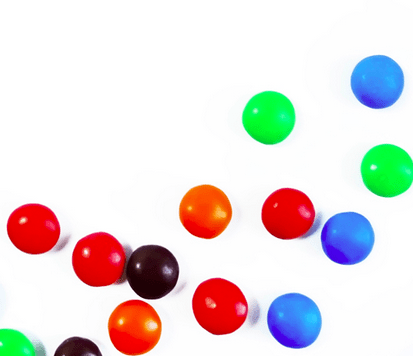
#> input picture smarties.png, 413 x 356 px
$ python 5-ObjectDetection.py
#> lines starting #> are read from the running program, lines starting #| are printed output that depends on the picture; after the words box and inside, x2 and y2 are one past the last pixel; in counts of white or black regions, pixels touching at a corner belong together
# HSV (HUE SATURATION & VALUE)

import cv2
import numpy as np


while(True):
    frame = cv2.imread('smarties.png')
#> frame is the input picture: shape (356, 413, 3); mean B, G, R 219.2, 220.4, 228.9

    hsv = cv2.cvtColor(frame, cv2.COLOR_BGR2HSV)
#> hsv: shape (356, 413, 3); mean H, S, V 31.9, 46.1, 247

    lowerBlue = np.array([82, 51, 51])
    upperBlue = np.array([133, 255, 255])

    mask = cv2.inRange(hsv, lowerBlue, upperBlue)
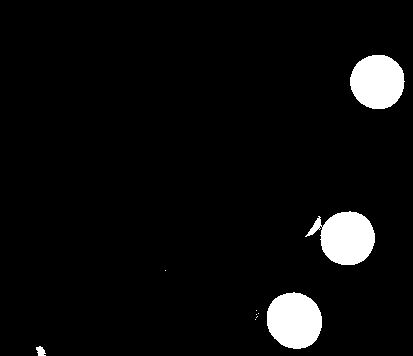
#> mask: shape (356, 413); 5% white; 10 white regions (6 under 20 px), largest, box (x1, y1, x2, y2) and area: (267, 292, 322, 349) 2467, (305, 211, 375, 265) 2455, (350, 55, 405, 109) 2332, (36, 346, 46, 356) 69
    res = cv2.bitwise_and(frame, frame, mask = mask)
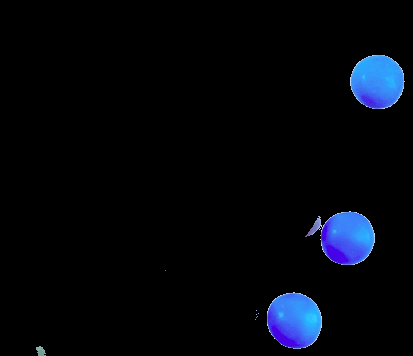
#> res: shape (356, 413, 3); mean B, G, R 12.1, 6, 3.4

    # cv2.imshow('Frame-Output', mask)
    cv2.imshow('Frame-Output', res)
    # cv2.imshow('Frame-Output', hsv)
    key = cv2.waitKey(1)
#> (key Esc is pressed here)
